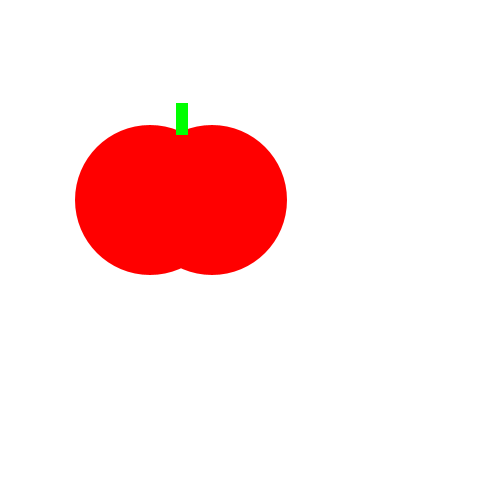
Frame 1 (no input)
Frame 60 (the mouse pressed at the canvas centre just before this capture): identical to frame 1, image omitted
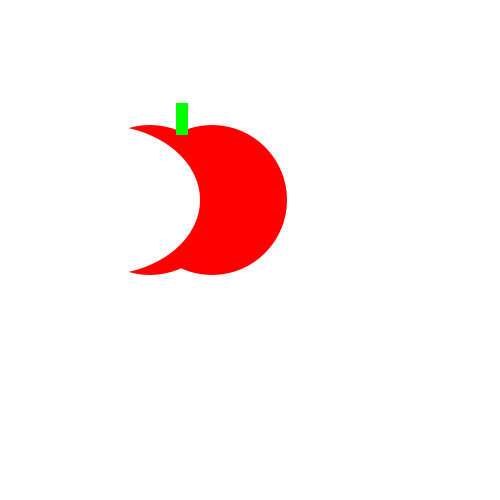
Frame 120 (the mouse held since frame 60 and released just before this capture)

The Processing sketch that drew these frames (run headless with seeded random() and noise(); from frame 60 on, the mouse is pressed at the canvas centre):

// Processing sketch: tasty_tomato_processing_pdf
// ── tasty_tomato_processing_pdf.pde
void   setup() {
  size(500, 500);
}    

void   draw() {
  fill (255,0,0);
  background(255, 255, 255);
  noStroke();
  ellipse(150, 200, 150, 150);       
  ellipse(212, 200, 150, 150);
  fill (0,255,0);
  rect(176, 103, 12, 32);
  if(mousePressed){
  
  fill(255,255,255);
  ellipse(100,200,200,150);
  
  
  }
}    
